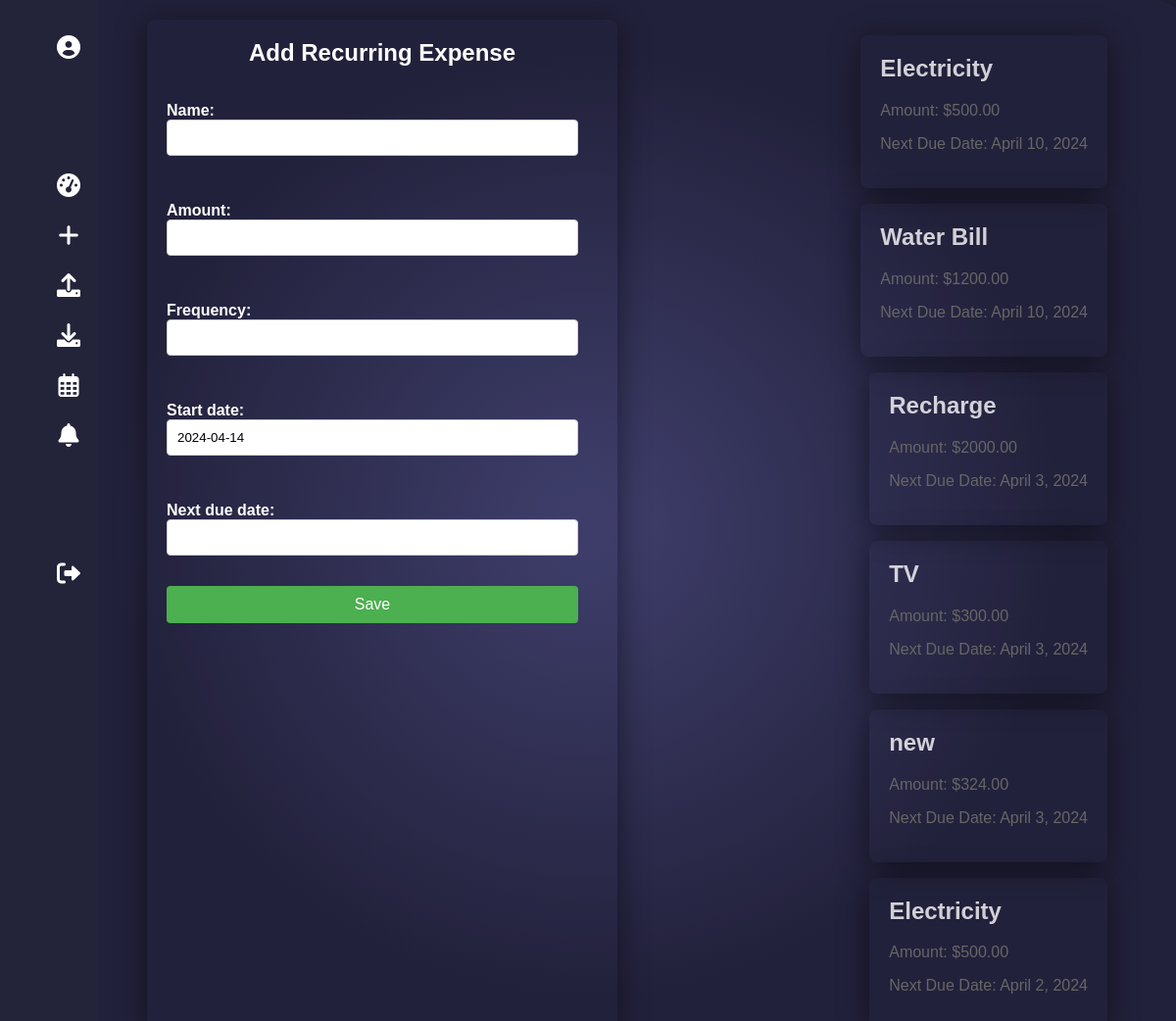
/add_recurring_expense/ (signed in), run on the app's committed database.
### Finso_app/models.py (models this page shows, shortened)
class RecurringExpense(models.Model):
    user = models.ForeignKey(User, on_delete=models.CASCADE)
    name = models.CharField(max_length=100)
    amount = models.DecimalField(max_digits=10, decimal_places=2)
    frequency = models.CharField(max_length=50)  # e.g., daily, weekly, monthly
    start_date = models.DateField(default=timezone.now)
    next_due_date = models.DateField()

### Finso_app/views.py (the view)
# urls.py: path('add_recurring_expense/', views.add_recurring_expense, name='add_recurring_expense'),
@login_required
def add_recurring_expense(request):
    if request.method == 'POST':
        form = RecurringExpenseForm(request.POST)
        if form.is_valid():
            expense = form.save(commit=False)
            expense.user = request.user
            expense.save()
            return redirect('add_recurring_expense')
    else:
        form = RecurringExpenseForm()
    recurring_expenses = RecurringExpense.objects.filter(user=request.user).order_by('-start_date')[:8]
    return render(request, 'add_recurring_expense.html', {'form': form, 'recurring_expenses': recurring_expenses})

### Finso_app/forms.py
class RecurringExpenseForm(forms.ModelForm):
    class Meta:
        model = RecurringExpense
        fields = ['name', 'amount', 'frequency', 'start_date', 'next_due_date']

### Finso_app/templates/add_recurring_expense.html (shortened to what this page needs)
{% extends 'base.html' %}
{% block content %}
    <link rel="stylesheet" href="../static/recurring_exp.css">
    <div style="margin-left: 5rem;">
<div class="container">
    <div class="form-container" style="background-color: transparent; color: white; box-shadow: 0 0.25rem 2rem 0 rgba(0, 0, 0, 0.499); ">
        <h1 style="color: white;">Add Recurring Expense</h1>
        <form method="post">
            {{ form.as_p }}
            <button type="submit">Save</button>
        </form>
    </div>
    <div class="cards-container" style="max-width: 40vw;">
        {% for expense in recurring_expenses %}
        <div class="card" style="color: white; background-color: transparent; color: white; box-shadow: 0 0.25rem 2rem 0 rgba(0, 0, 0, 0.499); ">
            <h2 style="color: rgba(255, 255, 255, 0.792);">{{ expense.name }}</h2>
            <p>Amount: ${{ expense.amount }}</p>
            <p>Next Due Date: {{ expense.next_due_date }}</p>
        </div>
        {% empty %}
        <p>No recurring expenses found.</p>
        {% endfor %}
    </div>
</div>
</div>
{% endblock %}

### Finso_app/static/base.css (style rules this page uses)
body { min-height: 100vh; place-items: center; padding: 2rem; font-family: "Poppins", system-ui; background: rgb(67, 69, 112); background: radial-gradient( circle, rgba(67, 69, 112, 1) 3%, rgba(35, 36, 57, 1) 60% ); }

### Finso_app/static/recurring_exp.css (style rules this page uses)
body { font-family: Arial, sans-serif; background-color: #f0f0f0; margin: 0; padding: 0; }
.container { max-width: 1200px; margin: 20px auto; display: grid; grid-template-columns: 1fr 1fr; gap: 20px; }
.form-container { padding: 20px; background-color: #fff; border-radius: 8px; box-shadow: 0 0 10px rgba(59, 78, 205, 0.1); }
.form-container h1 { margin-top: 0; margin-bottom: 20px; color: #333; font-size: 24px; text-align: center; }
.form-container form { display: grid; grid-template-columns: 1fr; gap: 15px; }
.form-container label { font-weight: bold; display: block; }
.form-container input[type="text"], .form-container input[type="number"], .form-container textarea, .form-container select { width: calc(100% - 20px); padding: 10px; border: 1px solid #ccc; border-radius: 4px; box-sizing: border-box; transition: all 0.3s ease; }
.form-container button[type="submit"] { background-color: #4caf50; color: #fff; padding: 10px 20px; border: none; border-radius: 4px; cursor: pointer; font-size: 16px; width: calc(100% - 20px); transition: all 0.3s ease; }
.cards-container { display: flex; flex-direction: row-reverse; flex-wrap: wrap; justify-content: space-between; }
.card { background-color: #fff; padding: 20px; border-radius: 8px; box-shadow: 0 0 10px rgba(0, 0, 0, 0.1); margin-top: 1rem; height: fit-content; }
.card h2 { color: #333; margin-top: 0; }
.card p { color: #666; }

### data on the page
RecurringExpense: name "Electricity", amount "500.00", next_due_date "April 10, 2024"
RecurringExpense: name "Water Bill", amount "1200.00", next_due_date "April 10, 2024"
RecurringExpense: name "Recharge", amount "2000.00", next_due_date "April 3, 2024"
RecurringExpense: name "TV", amount "300.00", next_due_date "April 3, 2024"
RecurringExpense: name "new", amount "324.00", next_due_date "April 3, 2024"
RecurringExpense: name "Electricity", amount "500.00", next_due_date "April 2, 2024"
